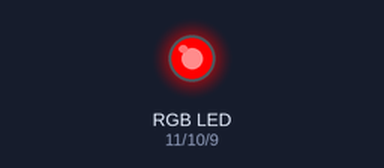
Bench run of a sketch on a simulated Arduino Uno, built with avr-gcc and run on an emulated ATmega328P. Shown: an RGB LED mixed from three pins (HIGH = lit). Dim RGB values are drawn brighter than linear.

Above: at 0.05 s.
At 1.5 s:
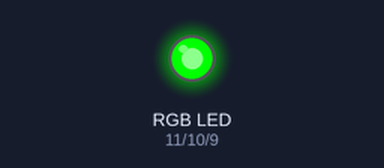
At 2.95 s:
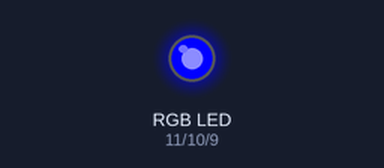
At 3.7 s:
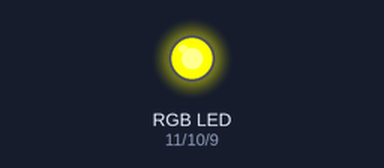
At 4.45 s:
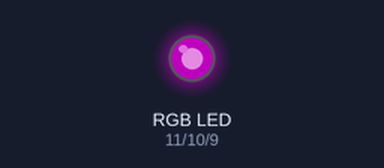
At 5.95 s:
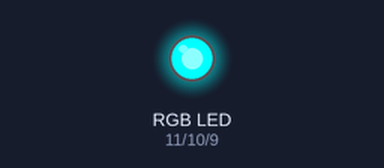
Timing chart, 0 to 7.8 s (numbered marks = the images above):
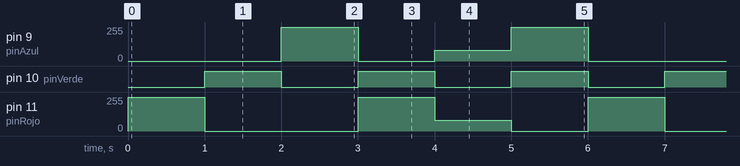

The sketch:

Leccion5.LedRGB.ino
```cpp
/*
Curso Desarrollo de Prototipos para IoT
por Carlos Ramirez (carloslrm@gmail.com)
Septiembre - 2017
===============================================

basado en el codigo de Simon Monk
https://learn.adafruit.com/series/learn-arduino

Leccion # 5 . Led RGB

*/


int pinRojo = 11;
int pinVerde = 10;
int pinAzul = 9;

//descomente esta lina si utiliza LED de Anodo Comun
//#define ANODO_COMUN

void setup()
{
  pinMode(pinRojo, OUTPUT);
  pinMode(pinVerde, OUTPUT);
  pinMode(pinAzul, OUTPUT);
}

void loop()
{
  ponerColor(255, 0, 0);  // rojo
  delay(1000);
  ponerColor(0, 255, 0);  // verde
  delay(1000);
  ponerColor(0, 0, 255);  // azul
  delay(1000);
  ponerColor(255, 255, 0);  // amarillo
  delay(1000);
  ponerColor(80, 0, 80);  // morado
  delay(1000);
  ponerColor(0, 255, 255);  // aqua
  delay(1000);
}

void ponerColor(int rojo, int verde, int azul)
{
  #ifdef ANODO_COMUN
    rojo = 255 - rojo;
    verde = 255 - verde;
    azul = 255 - azul;
  #endif
  analogWrite(pinRojo, rojo);
  analogWrite(pinVerde, verde);
  analogWrite(pinAzul, azul);
}
```

Measured:
- by itself, pin 9 (pinAzul): repeats every 6.0 s: 0/255 1.0 s, 80/255 1.0 s, 255/255 1.0 s, 0/255 2.0 s, 255/255 1.0 s
- by itself, pin 10 (pinVerde): alternates HIGH for 1.0 s and LOW for 1.0 s
- by itself, pin 11 (pinRojo): repeats every 6.0 s: 0/255 2.0 s, 255/255 1.0 s, 80/255 1.0 s, 0/255 1.0 s, 255/255 1.0 s
